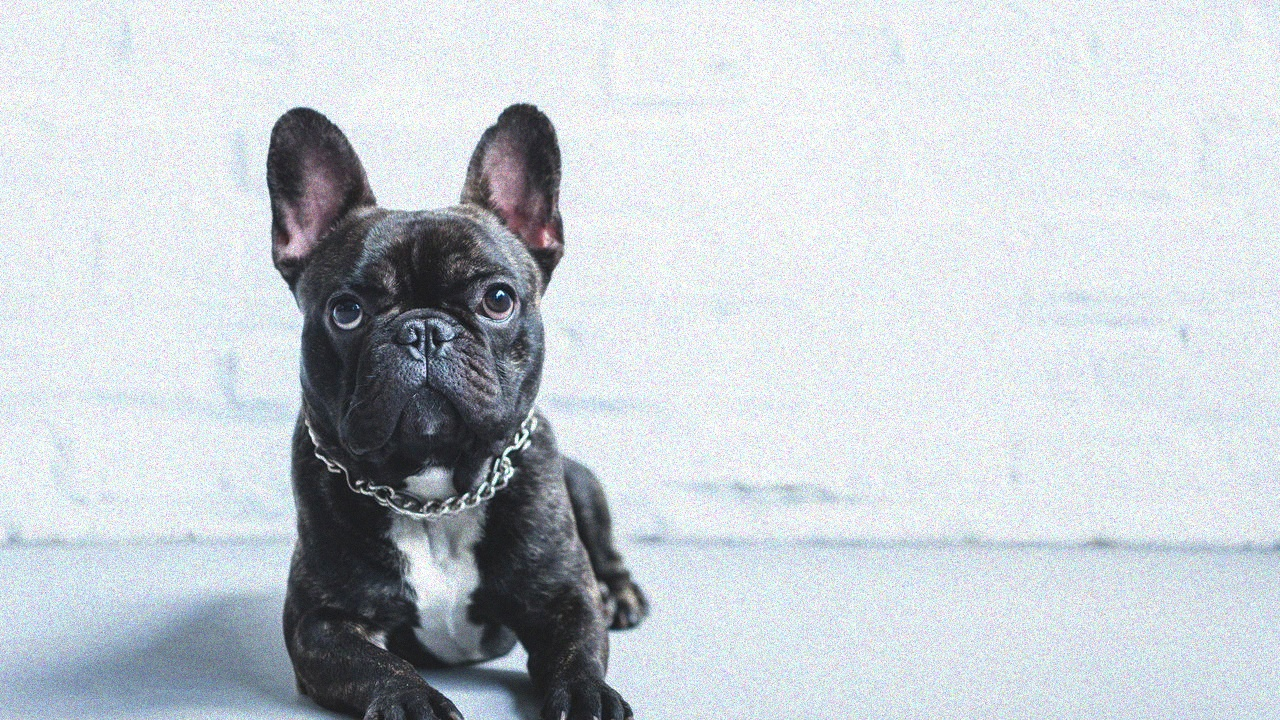
#> input picture images/dog.png, 1280 x 720 px
$ python pipeline.py --imagem ../images/dog.png
#> lines starting #> are read from the running program, lines starting #| are printed output that depends on the picture; after the words box and inside, x2 and y2 are one past the last pixel; in counts of white or black regions, pixels touching at a corner belong together
import argparse
import json
import os

import cv2  # apenas para carregar a imagem
import numpy as np


def carregar(caminho):
    img = cv2.imread(caminho)
    if img is None:
        raise FileNotFoundError(caminho)
    return img


def para_cinza(img_bgr):
    # Media dos 3 canais (BGR) -> tom de cinza em [0, 1]
    return img_bgr.mean(axis=2) / 255.0


def redimensionar(img, nova_largura):
    # Reduz mantendo a proporcao, pegando o pixel mais proximo (sem interpolar)
    h, w = img.shape
    nova_altura = int(h * nova_largura / w)
    iy = (np.arange(nova_altura) * h / nova_altura).astype(int)
    ix = (np.arange(nova_largura) * w / nova_largura).astype(int)
    return img[np.ix_(iy, ix)]


def binarizar_escuros(img_cinza, limiar=0.45):
    # True onde o pixel e mais escuro que o limiar (= parte do cachorro)
    return img_cinza < limiar


def sobel(img):
    # Filtro Sobel: detecta mudancas bruscas de intensidade (bordas).
    # Kx pega variacao horizontal, Ky pega variacao vertical.
    Kx = np.array([[-1, 0, 1], [-2, 0, 2], [-1, 0, 1]], dtype=float)
    Ky = np.array([[-1, -2, -1], [0, 0, 0], [1, 2, 1]], dtype=float)

    img = img.astype(float)
    h, w = img.shape
    # Padding "edge" replica as bordas para o filtro nao sair do array
    pad = np.pad(img, 1, mode='edge')
    gx = np.zeros_like(img)
    gy = np.zeros_like(img)
    # Soma das 9 janelas deslocadas multiplicadas pelos pesos do kernel
    for u in range(3):
        for v in range(3):
            janela = pad[u:u + h, v:v + w]
            gx += Kx[u, v] * janela
            gy += Ky[u, v] * janela
    # Magnitude: mede a "forca" da borda em cada pixel
    return np.sqrt(gx ** 2 + gy ** 2)


def varrer_linhas(bordas):
    # Varre cada linha da esquerda para a direita e agrupa pixels de borda
    # contiguos num segmento. np.diff marca onde comeca (+1) e termina (-1)
    # cada trecho True; prepend/append=0 capturam trechos colados nas bordas.
    segmentos = []
    for i, linha in enumerate(bordas):
        d = np.diff(linha.astype(int), prepend=0, append=0)
        inicios = np.where(d == 1)[0]
        fins = np.where(d == -1)[0] - 1
        for ini, fim in zip(inicios, fins):
            segmentos.append([(i, int(ini)), (i, int(fim))])
    return segmentos


def mapear_turtlesim(pontos, h, w, tam=11.0, margem=0.5):
    # Converte (i, j) da imagem para (x, y) do turtlesim
    util = tam - 2 * margem
    # Mesma escala em x e y preserva a proporcao da imagem
    escala = min(util / w, util / h)
    # Centraliza a silhueta no canvas
    off_x = (tam - w * escala) / 2
    off_y = (tam - h * escala) / 2
    # (h - i) inverte o eixo y: imagem tem origem no topo, turtlesim no chao
    return [(j * escala + off_x, (h - i) * escala + off_y) for i, j in pontos]


def executar(imagem, saida='output', largura=70,
             limiar_intensidade=0.45, limiar_borda=0.5):
    os.makedirs(saida, exist_ok=True)

    # As 5 etapas da pipeline em sequencia
    cinza = para_cinza(carregar(imagem))               # 1. pre-processamento
    pequena = redimensionar(cinza, largura)            # 2. resize agressivo
    mascara = binarizar_escuros(pequena, limiar_intensidade)  # 3. silhueta
    bordas = sobel(mascara) > limiar_borda             # 4. deteccao de bordas

    # 5. planejamento de caminho: cada linha vira N segmentos para a tartaruga
    h, w = bordas.shape
    tracos = [mapear_turtlesim(seg, h, w) for seg in varrer_linhas(bordas)]

    caminho_json = os.path.join(saida, 'contour.json')
    with open(caminho_json, 'w') as f:
        json.dump({'tracos': tracos}, f)

    print(f'{len(tracos)} segmentos, {sum(len(t) for t in tracos)} waypoints')
    print(f'Salvo: {caminho_json}')


def main():
    parser = argparse.ArgumentParser()
    parser.add_argument('--imagem', required=True)
    parser.add_argument('--saida', default='output')
    parser.add_argument('--largura', type=int, default=70)
    parser.add_argument('--limiar-intensidade', type=float, default=0.45)
    parser.add_argument('--limiar-borda', type=float, default=0.5)
    args = parser.parse_args()
    executar(args.imagem, args.saida, args.largura,
             args.limiar_intensidade, args.limiar_borda)
#> in carregar, img is the input picture: shape (720, 1280, 3); mean B, G, R 210, 204.3, 197.7
#> in redimensionar, `return img[np.ix_(iy, ix)]`:
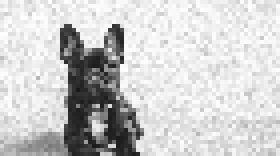
#> returned value: shape (39, 70) float64 (shown 4 times larger); min 0.101, max 1, mean 0.801
#> in binarizar_escuros, `return img_cinza < limiar`:
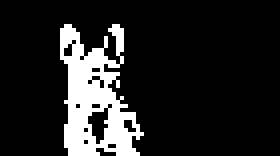
#> returned value: shape (39, 70) bool (shown 4 times larger); 13.8% white; 1 white region, box (x1, y1, x2, y2) and area: (15, 6, 36, 39) 376
#> in sobel, `pad = np.pad(img, 1, mode='edge')`:
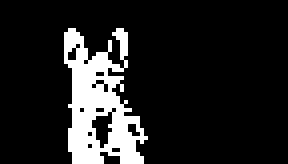
#> pad: shape (41, 72) float64 (shown 4 times larger); values 0 (black) and 1 (white), 13.2% white; 1 white region, box (x1, y1, x2, y2) and area: (16, 7, 37, 41) 390
#> after the loop in sobel, `for u in range(3):`:
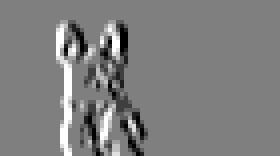
#> gx: shape (39, 70) float64 (shown 4 times larger); min -4, max 4, mean 0; drawn with min black and max white
#> after the loop in sobel, `for u in range(3):`:
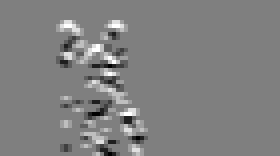
#> gy: shape (39, 70) float64 (shown 4 times larger); min -4, max 4, mean 0.041; drawn with min black and max white
#> in sobel, `return np.sqrt(gx ** 2 + gy ** 2)`:
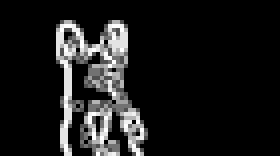
#> returned value: shape (39, 70) float64 (shown 4 times larger); min 0, max 4.47, mean 0.468; drawn with min black and max white
#> in executar, `bordas = sobel(mascara) > limiar_borda`:
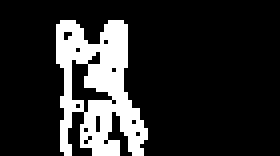
#> bordas: shape (39, 70) bool (shown 4 times larger); 16.6% white; 1 white region, box (x1, y1, x2, y2) and area: (14, 5, 37, 39) 453
#> the loop in varrer_linhas, `for i, linha in enumerate(bordas):` made 39 passes
#> (inicios, fins) on passes 6 to 17: ([15, 27], [18, 30]), ([14, 26], [19, 31]), ([14, 26], [20, 31]), ([14, 18, 25], [15, 20, 31]), ([14, 17, 25], [15, 20, 31]), ([14, 25, 27], [21, 25, 31]), ([14], [31]), ([14, 20], [18, 31]), ([14, 25], [23, 31]), ([14, 25], [22, 31]), ([14, 19, 25], [17, 21, 31]), ([15, 22], [17, 31])
#> after the loop in varrer_linhas, `for i, linha in enumerate(bordas):`: segmentos = 95 items
#> in mapear_turtlesim, `util = tam - 2 * margem`: util = 10
#> in mapear_turtlesim, `escala = min(util / w, util / h)`: escala = 0.143
#> in mapear_turtlesim, `off_x = (tam - w * escala) / 2`: off_x = 0.5
#> in mapear_turtlesim, `off_y = (tam - h * escala) / 2`: off_y = 2.71
#> in executar, `tracos = [mapear_turtlesim(seg, h, w) for seg in varrer_linhas(bordas)]`: tracos = 95 items
#| 95 segmentos, 190 waypoints


if __name__ == '__main__':
    main()
